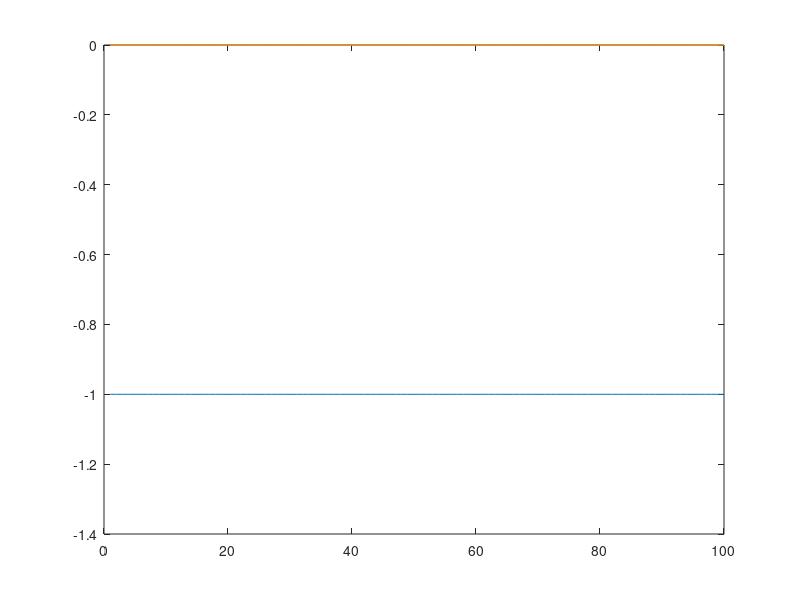

Here is the MATLAB script that generated this plot:
% test polarization
tlst = linspace(0,20);
a0=1;
delta = 1;
phi = tlst'-2;
efld = a0;
Evec = [0*phi, cos(phi), delta*sin(phi)]*efld;
Bvec = [0*phi, delta*sin(phi), -cos(phi)]*efld;
kvec = cross(Evec,Bvec);
plot(kvec)
return

plot3(tlst, Evec(:,2),Evec(:,3))
hold on
plot3(tlst, Bvec(:,2),Bvec(:,3))
